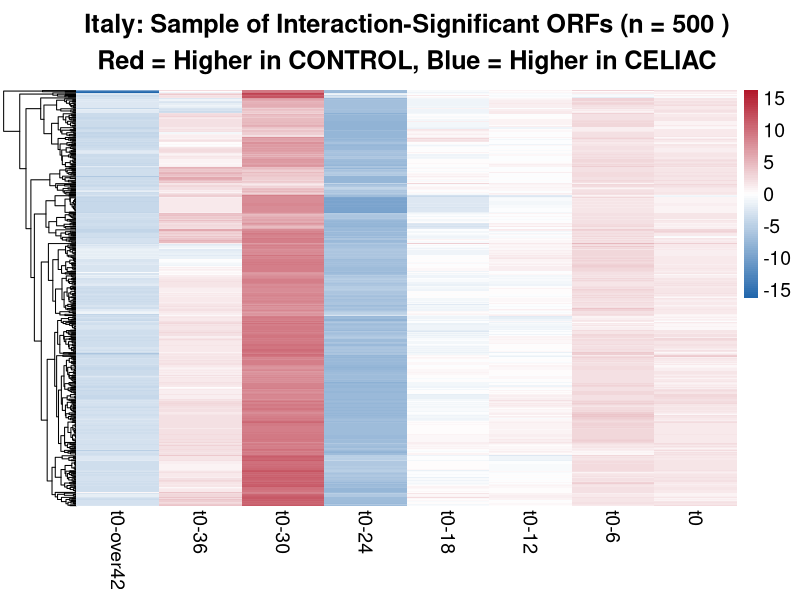
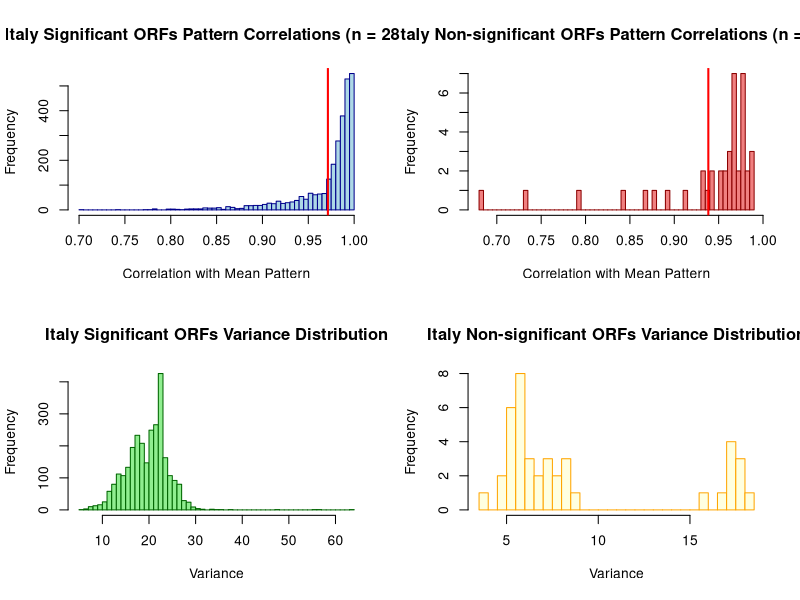
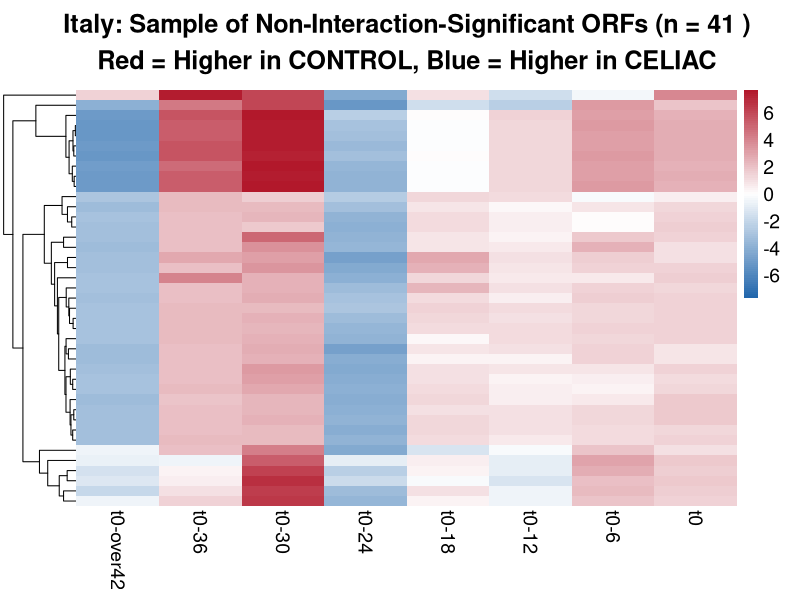

Here is the R script that generated these plots, in order:
#!/usr/bin/env Rscript
# Italy Complete ORF Consistency Analysis - All ORFs
# Author: Claude AI
# Date: 2025-08-12
# Purpose: Analyze ORF consistency patterns in Italy cohort (comparable to US)

library(dplyr)
library(ggplot2)
library(pheatmap)
library(RColorBrewer)
library(limma)
library(edgeR)

cat("=== ITALY COMPLETE ORF CONSISTENCY ANALYSIS - ALL ORFS ===\n")
cat("Starting analysis at:", format(Sys.time()), "\n\n")

# ============================================================================
# PART 1: LOAD DATA AND USE EXISTING FACTOR MODEL
# ============================================================================

cat("1. Loading Italy data and fitted factor model...\n")

# Load abundance data
abundance_data_raw <- read.csv("Italy.orf.abundance.clean.csv")
rownames(abundance_data_raw) <- abundance_data_raw$X
abundance_data <- abundance_data_raw[, -1]

# Fix sample names (remove X prefix if present)
sample_names <- colnames(abundance_data)
sample_names_clean <- gsub("^X", "", sample_names)
colnames(abundance_data) <- sample_names_clean

# Load metadata
metadata_raw <- read.csv("Italy.metadata.clean.csv")
rownames(metadata_raw) <- metadata_raw[, 1]  # Use first column (sample names)
metadata <- metadata_raw

# Match samples (abundance column names should match metadata row names)
cat("Abundance columns (first 5):", head(colnames(abundance_data), 5), "\n")
cat("Metadata rows (first 5):", head(rownames(metadata), 5), "\n")

matching_samples <- intersect(colnames(abundance_data), rownames(metadata))
abundance_filtered <- abundance_data[, matching_samples]
metadata_filtered <- metadata[matching_samples, ]

cat("Using", length(matching_samples), "samples for analysis\n")

# Set factor levels (same as previous analysis)
metadata_filtered$Dx.Status <- factor(metadata_filtered$Dx.Status, levels = c("CELIAC", "CONTROL"))
metadata_filtered$onset_timeline_combined <- factor(metadata_filtered$onset_timeline_combined, 
                                                   levels = c("t0-over42", "t0-36", "t0-30", "t0-24", "t0-18", "t0-12", "t0-6", "t0"))

cat("Timeline levels (reversed for consistency):", levels(metadata_filtered$onset_timeline_combined), "\n")

# Recreate the factor model to get fitted values
cat("Recreating factor model to get fitted values...\n")

# Set factor levels exactly as in the previous analysis
metadata_filtered$feeding_first_year <- factor(metadata_filtered$feeding_first_year,
                                               levels = c("Breast_fed","Formula","Breastmilk_and_formula"))
metadata_filtered$HLA.Category <- factor(metadata_filtered$HLA.Category,
                                         levels = c("Standard Risk","High Risk","Low/No Risk"))
metadata_filtered$Sex <- factor(metadata_filtered$Sex,
                                levels = c("Female","Male"))
metadata_filtered$Delivery.Mode <- factor(metadata_filtered$Delivery.Mode,
                                          levels = c("Vaginal","C-Section"))
metadata_filtered$Age.at.Gluten.Introduction..months. <- as.numeric(metadata_filtered$Age.at.Gluten.Introduction..months.)

# Create design matrix
italy_design <- model.matrix(~ Dx.Status * onset_timeline_combined + Sex + 
                            Age.at.Gluten.Introduction..months. + HLA.Category + 
                            feeding_first_year + Delivery.Mode,
                            metadata_filtered)

# Convert abundance data to matrix
abundance_matrix <- as.matrix(abundance_filtered)

# Fit model
italy_model_fit <- voomLmFit(abundance_matrix, italy_design, 
                            block = metadata_filtered$patientID, plot = FALSE)
italy_model_fit <- eBayes(italy_model_fit)

# Get fitted values
fitted_values <- fitted(italy_model_fit)

cat("Factor model recreated and fitted values obtained\n")

# ============================================================================
# PART 2: LOAD SIGNIFICANT AND NON-SIGNIFICANT ORFS
# ============================================================================

cat("2. Loading ALL significant and non-significant ORFs...\n")

# Load ALL union significant ORFs
union_orfs <- read.csv("italy_factor_interaction_union_orfs.csv")
all_significant_orfs <- union_orfs$ORF

cat("ALL interaction-significant ORFs:", length(all_significant_orfs), "\n")

# Get all ORFs in the dataset
all_orfs_in_dataset <- rownames(abundance_filtered)
cat("Total ORFs in dataset:", length(all_orfs_in_dataset), "\n")

# Identify ALL non-significant ORFs
all_non_significant_orfs <- setdiff(all_orfs_in_dataset, all_significant_orfs)
cat("ALL non-significant ORFs:", length(all_non_significant_orfs), "\n")

# ============================================================================
# PART 3: CREATE HEATMAP MATRIX FUNCTION
# ============================================================================

create_complete_heatmap_matrix <- function(orf_list, name_suffix) {
  cat("Creating heatmap matrix for", length(orf_list), name_suffix, "ORFs...\n")
  
  all_timepoints <- levels(metadata_filtered$onset_timeline_combined)
  
  heatmap_matrix <- matrix(NA, 
                          nrow = length(orf_list), 
                          ncol = length(all_timepoints),
                          dimnames = list(orf_list, all_timepoints))
  
  for(i in 1:length(orf_list)) {
    orf_id <- orf_list[i]
    
    if(orf_id %in% rownames(fitted_values)) {
      orf_fitted <- fitted_values[orf_id, ]
      
      for(j in 1:length(all_timepoints)) {
        timepoint <- all_timepoints[j]
        
        timepoint_samples <- metadata_filtered$onset_timeline_combined == timepoint
        
        if(sum(timepoint_samples) > 0) {
          timepoint_data <- data.frame(
            fitted_abundance = as.numeric(orf_fitted[timepoint_samples]),
            Dx.Status = metadata_filtered$Dx.Status[timepoint_samples]
          )
          
          group_means <- timepoint_data %>%
            group_by(Dx.Status) %>%
            summarise(
              mean_fitted_abundance = mean(fitted_abundance, na.rm = TRUE),
              n_samples = n(),
              .groups = "drop"
            ) %>%
            filter(n_samples >= 1)
          
          if(nrow(group_means) == 2) {
            celiac_fitted <- group_means$mean_fitted_abundance[group_means$Dx.Status == "CELIAC"]
            control_fitted <- group_means$mean_fitted_abundance[group_means$Dx.Status == "CONTROL"]
            
            if(length(celiac_fitted) > 0 && length(control_fitted) > 0) {
              heatmap_matrix[i, j] <- control_fitted - celiac_fitted
            }
          }
        }
      }
    }
    
    if(i %% 500 == 0) {
      cat("Processed", i, "of", length(orf_list), name_suffix, "ORFs\n")
    }
  }
  
  # Remove ORFs with too many missing values
  valid_orfs <- rowSums(!is.na(heatmap_matrix)) >= (ncol(heatmap_matrix) * 0.5)
  heatmap_matrix_clean <- heatmap_matrix[valid_orfs, ]
  
  cat("Final", name_suffix, "matrix:", nrow(heatmap_matrix_clean), "x", ncol(heatmap_matrix_clean), "\n")
  
  return(heatmap_matrix_clean)
}

# ============================================================================
# PART 4: CREATE MATRICES FOR ALL ORFS
# ============================================================================

cat("3. Creating matrices for ALL Italy ORFs...\n")

# Create matrices for ALL ORFs
all_significant_matrix <- create_complete_heatmap_matrix(all_significant_orfs, "significant")
all_non_significant_matrix <- create_complete_heatmap_matrix(all_non_significant_orfs, "non-significant")

# ============================================================================
# PART 5: CONSISTENCY ANALYSIS FUNCTIONS
# ============================================================================

calculate_complete_consistency <- function(matrix_data, name) {
  cat("=== Complete Consistency Analysis for", name, "ORFs ===\n")
  
  # 1. Calculate correlation between timepoints
  timepoint_correlations <- cor(matrix_data, use = "complete.obs")
  mean_correlation <- mean(timepoint_correlations[upper.tri(timepoint_correlations)], na.rm = TRUE)
  
  # 2. Calculate proportion of ORFs following same direction at each timepoint
  timepoint_directions <- apply(matrix_data, 2, function(x) {
    pos_prop <- sum(x > 0, na.rm = TRUE) / sum(!is.na(x))
    neg_prop <- sum(x < 0, na.rm = TRUE) / sum(!is.na(x))
    return(c(positive = pos_prop, negative = neg_prop))
  })
  
  # 3. Overall consistency score
  consistency_scores <- apply(timepoint_directions, 2, max)
  overall_consistency <- mean(consistency_scores)
  
  # 4. Calculate mean pattern and individual ORF correlations
  mean_pattern <- colMeans(matrix_data, na.rm = TRUE)
  
  individual_pattern_correlations <- c()
  for(i in 1:nrow(matrix_data)) {
    orf_values <- matrix_data[i, ]
    orf_values_clean <- orf_values[!is.na(orf_values)]
    mean_pattern_clean <- mean_pattern[names(mean_pattern) %in% names(orf_values_clean)]
    
    if(length(orf_values_clean) >= 3 && length(mean_pattern_clean) >= 3) {
      pattern_cor <- cor(orf_values_clean, mean_pattern_clean, use = "complete.obs")
      if(!is.na(pattern_cor)) {
        individual_pattern_correlations <- c(individual_pattern_correlations, pattern_cor)
      }
    }
  }
  
  mean_pattern_correlation <- mean(individual_pattern_correlations, na.rm = TRUE)
  
  # 5. Variance analysis
  orf_variances <- apply(matrix_data, 1, function(x) var(x, na.rm = TRUE))
  orf_variances_clean <- orf_variances[!is.na(orf_variances)]
  
  # Outlier identification (5% thresholds)
  n_total_orfs <- length(individual_pattern_correlations)
  n_high_variance <- sum(orf_variances_clean >= quantile(orf_variances_clean, 0.95, na.rm = TRUE), na.rm = TRUE)
  n_low_correlation <- sum(individual_pattern_correlations <= quantile(individual_pattern_correlations, 0.05, na.rm = TRUE), na.rm = TRUE)
  
  cat("Total ORFs analyzed:", n_total_orfs, "\n")
  cat("Mean inter-timepoint correlation:", round(mean_correlation, 3), "\n")
  cat("Overall consistency score:", round(overall_consistency, 3), "\n")
  cat("Mean pattern correlation:", round(mean_pattern_correlation, 3), "\n")
  cat("High variance outliers (top 5%):", n_high_variance, "\n")
  cat("Low correlation outliers (bottom 5%):", n_low_correlation, "\n")
  cat("Data range:", round(range(matrix_data, na.rm = TRUE), 2), "\n")
  cat("Variance range:", round(range(orf_variances_clean, na.rm = TRUE), 3), "\n")
  cat("Pattern correlation range:", round(range(individual_pattern_correlations, na.rm = TRUE), 3), "\n\n")
  
  return(list(
    total_orfs = n_total_orfs,
    mean_correlation = mean_correlation,
    consistency_score = overall_consistency,
    mean_pattern_correlation = mean_pattern_correlation,
    high_variance_outliers = n_high_variance,
    low_correlation_outliers = n_low_correlation,
    data_range = range(matrix_data, na.rm = TRUE),
    variance_range = range(orf_variances_clean, na.rm = TRUE),
    correlation_range = range(individual_pattern_correlations, na.rm = TRUE),
    individual_correlations = individual_pattern_correlations,
    individual_variances = orf_variances_clean
  ))
}

# ============================================================================
# PART 6: RUN COMPLETE CONSISTENCY ANALYSIS
# ============================================================================

cat("4. Running complete consistency analysis for Italy...\n")

italy_significant_consistency <- calculate_complete_consistency(all_significant_matrix, "ALL Significant (Italy)")
italy_non_significant_consistency <- calculate_complete_consistency(all_non_significant_matrix, "ALL Non-significant (Italy)")

# ============================================================================
# PART 7: COMPARISON AND SUMMARY
# ============================================================================

cat("5. Creating comprehensive Italy consistency comparison...\n")

# Create detailed comparison
italy_comparison <- data.frame(
  Metric = c(
    "Total ORFs in Italy dataset", 
    "ALL significant ORFs (Italy)", 
    "ALL non-significant ORFs (Italy)",
    "Significant ORFs analyzed",
    "Non-significant ORFs analyzed",
    "Significant: Mean inter-timepoint correlation",
    "Non-significant: Mean inter-timepoint correlation", 
    "Significant: Consistency score",
    "Non-significant: Consistency score",
    "Significant: Mean pattern correlation",
    "Non-significant: Mean pattern correlation",
    "Significant: High variance outliers",
    "Non-significant: High variance outliers",
    "Significant: Low correlation outliers", 
    "Non-significant: Low correlation outliers"
  ),
  Value = c(
    length(all_orfs_in_dataset),
    length(all_significant_orfs),
    length(all_non_significant_orfs),
    italy_significant_consistency$total_orfs,
    italy_non_significant_consistency$total_orfs,
    round(italy_significant_consistency$mean_correlation, 3),
    round(italy_non_significant_consistency$mean_correlation, 3),
    round(italy_significant_consistency$consistency_score, 3),
    round(italy_non_significant_consistency$consistency_score, 3),
    round(italy_significant_consistency$mean_pattern_correlation, 3),
    round(italy_non_significant_consistency$mean_pattern_correlation, 3),
    italy_significant_consistency$high_variance_outliers,
    italy_non_significant_consistency$high_variance_outliers,
    italy_significant_consistency$low_correlation_outliers,
    italy_non_significant_consistency$low_correlation_outliers
  ),
  stringsAsFactors = FALSE
)

# Save results
write.csv(italy_comparison, "italy_complete_orf_consistency_comparison.csv", row.names = FALSE)

# Save detailed correlation data
italy_sig_correlations_df <- data.frame(
  ORF = 1:length(italy_significant_consistency$individual_correlations),
  Pattern_Correlation = italy_significant_consistency$individual_correlations,
  Variance = italy_significant_consistency$individual_variances[1:length(italy_significant_consistency$individual_correlations)],
  Group = "Significant"
)

italy_nonsig_correlations_df <- data.frame(
  ORF = 1:length(italy_non_significant_consistency$individual_correlations),
  Pattern_Correlation = italy_non_significant_consistency$individual_correlations,
  Variance = italy_non_significant_consistency$individual_variances[1:length(italy_non_significant_consistency$individual_correlations)],
  Group = "Non-significant"
)

italy_all_correlations_df <- rbind(italy_sig_correlations_df, italy_nonsig_correlations_df)
write.csv(italy_all_correlations_df, "italy_all_orfs_pattern_correlations.csv", row.names = FALSE)

# Create comparison plots
png("italy_complete_consistency_comparison.png", width = 2400, height = 1600, res = 150)
par(mfrow = c(2, 2))

# Pattern correlation histograms
hist(italy_significant_consistency$individual_correlations, breaks = 50, 
     main = paste("Italy Significant ORFs Pattern Correlations (n =", italy_significant_consistency$total_orfs, ")"),
     xlab = "Correlation with Mean Pattern", col = "lightblue", border = "darkblue")
abline(v = mean(italy_significant_consistency$individual_correlations), col = "red", lwd = 2)

hist(italy_non_significant_consistency$individual_correlations, breaks = 50,
     main = paste("Italy Non-significant ORFs Pattern Correlations (n =", italy_non_significant_consistency$total_orfs, ")"),
     xlab = "Correlation with Mean Pattern", col = "lightcoral", border = "darkred")
abline(v = mean(italy_non_significant_consistency$individual_correlations), col = "red", lwd = 2)

# Variance histograms
hist(italy_significant_consistency$individual_variances, breaks = 50,
     main = "Italy Significant ORFs Variance Distribution",
     xlab = "Variance", col = "lightgreen", border = "darkgreen")

hist(italy_non_significant_consistency$individual_variances, breaks = 50,
     main = "Italy Non-significant ORFs Variance Distribution", 
     xlab = "Variance", col = "lightyellow", border = "orange")

dev.off()

# Create heatmaps for visualization
colors <- colorRampPalette(c("#2166AC", "white", "#B2182B"))(100)

# Significant ORFs heatmap (sample for visualization)
sample_size_sig <- min(500, nrow(all_significant_matrix))
sample_indices_sig <- sample(1:nrow(all_significant_matrix), sample_size_sig)
sample_significant_matrix <- all_significant_matrix[sample_indices_sig, ]

png("italy_consistency_significant_sample_heatmap.png", width = 2000, height = 1500, res = 150)
data_range_sig <- range(sample_significant_matrix, na.rm = TRUE)
max_abs_sig <- max(abs(data_range_sig))
pheatmap(sample_significant_matrix,
         cluster_rows = TRUE, cluster_cols = FALSE, scale = "none",
         color = colors, breaks = seq(-max_abs_sig, max_abs_sig, length.out = 101),
         main = paste("Italy: Sample of Interaction-Significant ORFs (n =", nrow(sample_significant_matrix), ")\nRed = Higher in CONTROL, Blue = Higher in CELIAC"),
         fontsize = 14, show_rownames = FALSE, show_colnames = TRUE, border_color = NA)
dev.off()

# Non-significant ORFs heatmap (sample)
sample_size_nonsig <- min(500, nrow(all_non_significant_matrix))
sample_indices_nonsig <- sample(1:nrow(all_non_significant_matrix), sample_size_nonsig)
sample_non_significant_matrix <- all_non_significant_matrix[sample_indices_nonsig, ]

png("italy_consistency_non_significant_sample_heatmap.png", width = 2000, height = 1500, res = 150)
data_range_nonsig <- range(sample_non_significant_matrix, na.rm = TRUE)
max_abs_nonsig <- max(abs(data_range_nonsig))
pheatmap(sample_non_significant_matrix,
         cluster_rows = TRUE, cluster_cols = FALSE, scale = "none",
         color = colors, breaks = seq(-max_abs_nonsig, max_abs_nonsig, length.out = 101),
         main = paste("Italy: Sample of Non-Interaction-Significant ORFs (n =", nrow(sample_non_significant_matrix), ")\nRed = Higher in CONTROL, Blue = Higher in CELIAC"),
         fontsize = 14, show_rownames = FALSE, show_colnames = TRUE, border_color = NA)
dev.off()

# ============================================================================
# PART 8: FINAL SUMMARY
# ============================================================================

cat("\n=== ITALY COMPLETE ORF CONSISTENCY ANALYSIS COMPLETED ===\n")
cat("Generated files:\n")
cat("- italy_complete_orf_consistency_comparison.csv: Detailed comparison metrics\n")
cat("- italy_all_orfs_pattern_correlations.csv: Individual ORF correlation data\n")
cat("- italy_complete_consistency_comparison.png: Comparison plots\n")
cat("- italy_consistency_significant_sample_heatmap.png: Sample of significant ORFs\n")
cat("- italy_consistency_non_significant_sample_heatmap.png: Sample of non-significant ORFs\n")

cat("\n=== ITALY KEY FINDINGS (NO SAMPLING BIAS) ===\n")
print(italy_comparison)

cat("\nAnalysis completed at:", format(Sys.time()), "\n")
